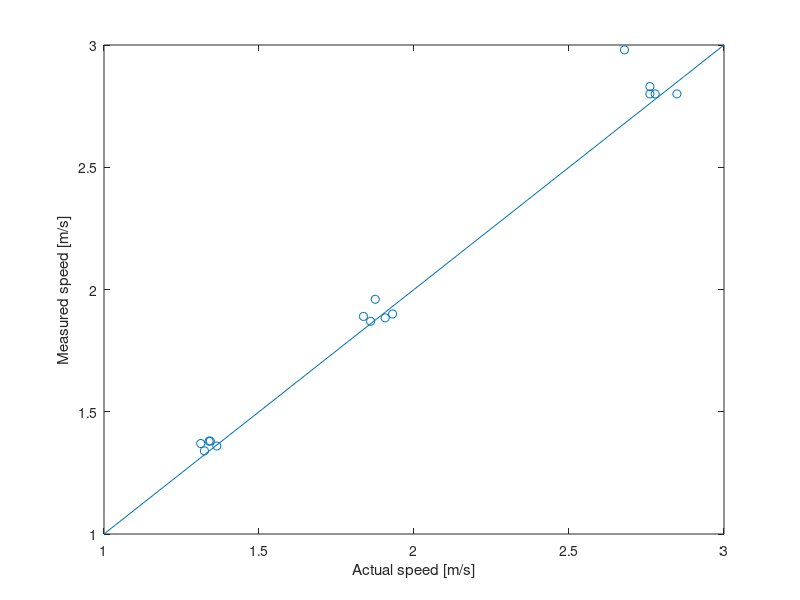

Reproduce this figure in MATLAB.
x = [1:001:3];
y=x;
plot(x,y);
hold on
actualSpeed = [1.36400000000000,1.33900000000000,1.31200000000000,1.32400000000000,1.34300000000000,1.86000000000000,1.83700000000000,1.87500000000000,1.90700000000000,1.93100000000000,2.76100000000000,2.76100000000000,2.67900000000000,2.77800000000000,2.84800000000000];
radarSpeed = [1.36000000000000,1.38000000000000,1.37000000000000,1.34000000000000,1.38000000000000,1.87000000000000,1.89000000000000,1.96000000000000,1.88400000000000,1.90000000000000,2.80000000000000,2.83000000000000,2.98000000000000,2.80000000000000,2.80000000000000];
scatter(actualSpeed, radarSpeed);
xlabel("Actual speed [m/s]");
ylabel("Measured speed [m/s]");
